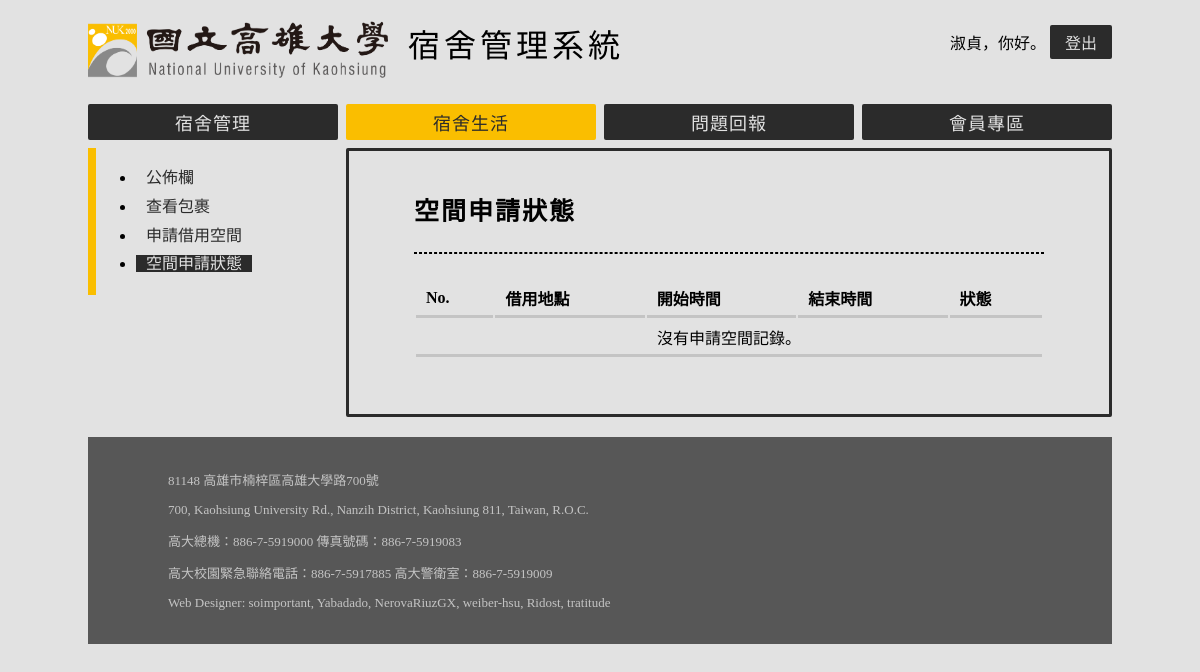
Page /DLS/borrow/status/ (signed in) on the earlier database version.
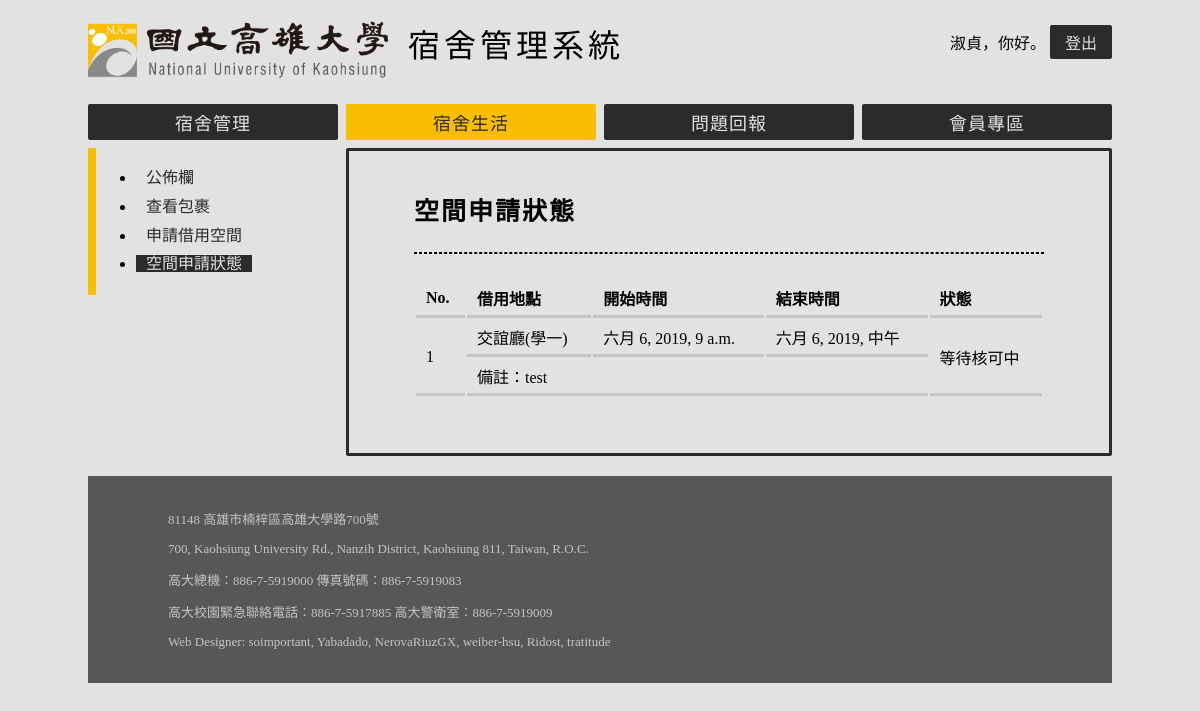
Same page on the later database version.
### AS/models.py (models this page shows)
class BorrowRecord(models.Model):
    STATES = (
        (0, '等待核可中'),
        (1, '核可完成'),
        (2, '退件')
    )
    tag = models.ForeignKey('Equipment', on_delete = models.CASCADE)
    account = models.ForeignKey('Account', on_delete = models.CASCADE)
    start_time = models.DateTimeField()
    end_time = models.DateTimeField()
    memo = models.CharField(max_length = 512)
    confirm = models.IntegerField(choices = STATES)

class Equipment(models.Model):
    STATES = (
        ('Free', '可借用'),
        ('InUse', '出借中'),
        ('NotAvailable', '不可使用')
    )
    tag = models.CharField(max_length = 16, primary_key = True)
    name = models.CharField(max_length = 20)
    current_state = models.CharField(max_length = 16, choices = STATES)

### DLS/views.py (the view)
# urls.py: path('borrow/status/', ShowStatus),
@login_required(login_url='/AS/login/')
def ShowStatus(request):
    is_manager = IsManager(request)
    record = BorrowRecord.objects.filter(account = Account.objects.get(user = auth.get_user(request)))
    return render(request, 'borrow/showstatus.html', locals())

### DLS/views.py (called while the page is built)
@login_required(login_url='/AS/login/')
def IsManager(request):
    user = Account.objects.get(user = auth.get_user(request))
    return user.permission <= 1

### DLS/templates/borrow/showstatus.html (shortened to what this page needs)
{% extends "AS/base.html" %}
{% block navbar %}
    {% include "navbar.html" %}
{% endblock %}
{% block sidebar %}
<ul>
    <li><a href="/DLS/billboard/" class="sidebar-item">公佈欄</a></li>
    {% if is_manager %}
        <li><a href="/DLS/package/" class="sidebar-item">包裹管理</a></li>
        <li><a href="/DLS/borrow/manage/" class="sidebar-item">借用空間管理</a></li>
    {% else %}
        <li><a href="/DLS/package/" class="sidebar-item">查看包裹</a></li>
        <li><a href="/DLS/borrow/apply/" class="sidebar-item">申請借用空間</a></li>
        <li><a href="/DLS/borrow/status/" class = "sidebar-item-selected">空間申請狀態</a></li>
    {% endif %}
</ul>
{% endblock %}
{% block article %}
<h1>空間申請狀態</h1>
<hr class="heading">
    <table class="vertical">
        <thead>
            <tr>
                <th>No.</th>
                <th>借用地點</th>
                <th>開始時間</th>
                <th>結束時間</th>
                <th>狀態</th>
            </tr>
        </thead>
        {% if record|length == 0 %}
        <tr>
            <td colspan="5" style="text-align: center">沒有申請空間記錄。</td>
        </tr>
        {% endif %}
        {% for r in record %}
            <tbody class="table-block">
                <tr>
                    <td rowspan="2">{{ r.id }}</td>
                    <td>{{ r.tag.name }}</td>
                    <td>{{ r.start_time }}</td>
                    <td>{{ r.end_time }}</td>
                    <td rowspan="2" style="white-space: nowrap">{{ r.get_confirm_display }}</td>
                </tr>
                <tr>
                    <td colspan="3">備註：{{ r.memo }}</td>
                </tr>
            </tbody>
        {% endfor %}
    </table>
{% endblock %}

Differences in the rows shown:
added BorrowRecord: id "1", tag.name "交誼廳(學一)", start_time "六月 6, 2019, 9 a.m.", end_time "六月 6, 2019, 中午", confirm "等待核可中", memo "test"
Other differences:
text no longer shown: "沒有申請空間記錄。"
